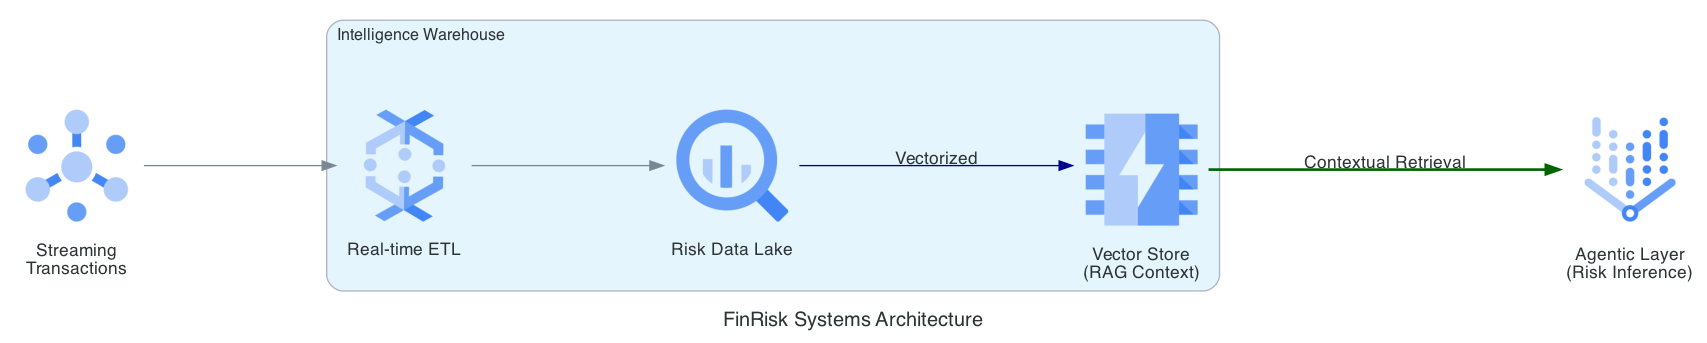

Recreate this plot in Python.
from diagrams import Diagram, Cluster, Edge
from diagrams.gcp.analytics import Pubsub, Dataflow, BigQuery
from diagrams.gcp.ml import VertexAI
from diagrams.gcp.database import Memorystore

graph_attr = {"pad": "0.1", "nodesep": "1.2", "ranksep": "2.0", "bgcolor": "transparent"}

with Diagram("FinRisk Systems Architecture", show=False, filename="finrisk_systems_arch", direction="LR", graph_attr=graph_attr):
    ingest = Pubsub("Streaming\nTransactions")
    
    with Cluster("Intelligence Warehouse"):
        stream_proc = Dataflow("Real-time ETL")
        warehouse = BigQuery("Risk Data Lake")
        embeddings = Memorystore("Vector Store\n(RAG Context)")

    agent_layer = VertexAI("Agentic Layer\n(Risk Inference)")

    ingest >> stream_proc >> warehouse
    warehouse >> Edge(label="Vectorized", color="darkblue") >> embeddings
    embeddings >> Edge(label="Contextual Retrieval", style="bold", color="darkgreen") >> agent_layer
